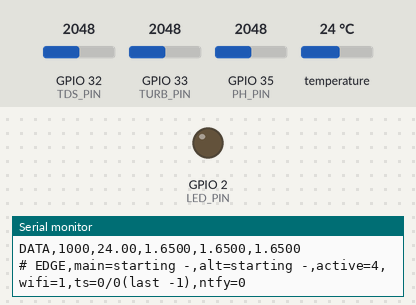
This sketch was run on a simulated ESP32. Shown: output pins drawn as LEDs (lit = HIGH), the last lines printed to the serial monitor. Inputs (shaded band) come from the test bench; at power-on: GPIO 33 (TURB_PIN) = 2048, GPIO 32 (TDS_PIN) = 2048, GPIO 35 (PH_PIN) = 2048, temperature 24 °C (analog values on the 0–4095 scale). WiFi joins after 1.5 s; servers stay silent unless stated; uploads are accepted with an empty reply; web services answer with replies made up by the test bench; pins used as bus, display or sensor lines are not drawn.

Above: at 1.9 s.
2.0 s: GPIO 33 (TURB_PIN) set to 3755
6.2 s: GPIO 33 (TURB_PIN) set to 3849
At 7.37 s:
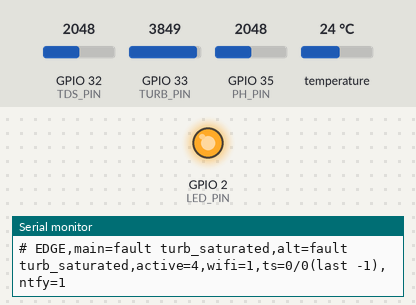
9.7 s: GPIO 32 (TDS_PIN) set to 217
13.2 s: GPIO 32 (TDS_PIN) set to 184
Timing chart, 0 to 18.4 s (numbered marks = the images above; inputs shaded):
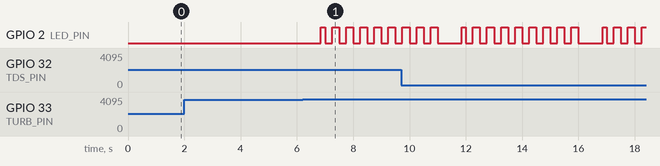

Measured:
- the behaviour switches between 3784 and 3785 on GPIO 33 (TURB_PIN) (found by bisection; images 0 and 1)

The sketch:

water_sentinel_edge.ino
```cpp
// Water Sentinel EDGE firmware v3 - the ESP32 runs two MSPC detectors itself (4-sensor main, 3-sensor backup).
//
//  sensors -> median -> Mahalanobis (MSPC) -> EWMA -> persistence/hysteresis -> alarm
//          -> LED / buzzer, ThingSpeak (every 16 s), ntfy phone alert, USB "DATA," lines (app still works)
//
// Same maths as sentinel/edge.py (EdgeDetector). Model numbers come from edge_model.h:
//   py -m sentinel export-edge   (re-export and re-flash after every training)
// Secrets (Wi-Fi, ThingSpeak key, ntfy topic) live in secrets.h (git-ignored, see secrets.example.h).
//
// Wiring and pins are identical to firmware/water_sentinel (DS18B20 D4, TDS D32 + power D25, turbidity D33, pH D35).
// Libraries: OneWire, DallasTemperature. Wi-Fi/HTTPClient come with the ESP32 core. Wi-Fi must be 2.4 GHz.
//
// USB output (115200): DATA,ms,temp_c,tds_v,turb_v,ph_pin_v   <- the laptop app reads this
//                      # EDGE,...                              <- comment line for debugging, ignored by the app

#include <WiFi.h>
#include <WiFiClientSecure.h>
#include <HTTPClient.h>
#include <OneWire.h>
#include <DallasTemperature.h>
#include <math.h>
#include "edge_types.h"
#include "edge_model.h"
#include "secrets.h"

const int TEMP_PIN = 4, TDS_PIN = 32, TURB_PIN = 33, PH_PIN = 35;
const int TDS_POWER_PIN = 25;                 // TDS "+" on the S pin of row D25 (switched, keeps pH quiet)
const unsigned long TDS_EVERY_MS = 5000;
const unsigned long INTERVAL_MS = 1000;
const float DT_S = 1.0f;                      // nominal seconds between samples (detector timing is derived from it)
const int LED_PIN = 2;                        // on-board LED: on = alarm, fast blink = sensor fault
const int BUZZER_PIN = -1;                    // set a GPIO for an ACTIVE buzzer (HIGH = sound); -1 = none
const unsigned long UPLOAD_EVERY_MS = 16000;  // free ThingSpeak accepts 1 update per 15 s
const int FAULT_NOTIFY_S = 30;                // phone alert if a sensor fault lasts this long

// ---------------------------------------------------------------- sensors
OneWire oneWire(TEMP_PIN);
DallasTemperature tempSensor(&oneWire);
unsigned long lastSample = 0;
bool firstTemp = true;

float readVolts(int pin, int n = 32) {
  long sum = 0;
  for (int i = 0; i < n; i++) { sum += analogReadMilliVolts(pin); delayMicroseconds(300); }
  return sum / (float)n / 1000.0f;
}

void printValue(float v, int digits) {
  if (isnan(v)) Serial.print("nan"); else Serial.print(v, digits);
}

// ---------------------------------------------------------------- detectors (EdgeDetector in C++, one per model)
const char* STATUS_NAME[4] = {"starting", "normal", "anomaly", "fault"};
const char* SENSOR_NAME[4] = {"temperature", "TDS", "turbidity", "pH"};

Det detMain, detAlt;                          // MAIN = 4-sensor model (drives the alarm), ALT = 3-sensor backup

void detInit(Det& D, const EdgeModel* m) {
  memset(&D, 0, sizeof(D));
  D.m = m;
  for (int i = 0; i < m->n; i++) D.featOn[m->feat[i]] = true;
  int win = (int)lroundf(m->median_s / DT_S);
  if (win < 1) win = 1;
  if (win >= 2 && win % 2 == 0) win++;
  if (win > MAX_WIN) win = MAX_WIN;
  D.win = win;
  D.persist = (int)ceilf(m->persist_s / DT_S - 1e-6f);
  if (D.persist < 1) D.persist = 1;
  D.lam = 1.0f - powf(1.0f - m->ewma_lambda, DT_S);
}

float tdsPpm(float v, float t) {
  float tt = isnan(t) ? 25.0f : t;
  float vv = v - EDGE_TDS_OFFSET_V;
  if (vv < 0) vv = 0;
  float vc = vv / (1.0f + 0.02f * (tt - 25.0f));
  return (133.42f * vc * vc * vc - 255.86f * vc * vc + 857.39f * vc) * 0.5f * EDGE_TDS_K;
}

// pH from the pin voltage; the other probes in the water shift it, so subtract the measured offset
// while the TDS probe is wet (same as features.py on the laptop).
float phValue(float pinV, float tdsV) {
  if (isnan(pinV) || fabsf(EDGE_PH_V2 - EDGE_PH_V1) < 1e-6f) return NAN;
  float ph = EDGE_PH_P1 + (EDGE_PH_P2 - EDGE_PH_P1) / (EDGE_PH_V2 - EDGE_PH_V1) * (pinV * EDGE_PH_DIVIDER - EDGE_PH_V1);
  if (!isnan(tdsV) && tdsV > EDGE_PH_WET_TDS_V) ph -= EDGE_PH_MULTI_OFFSET;
  return ph;
}

const char* faultCode(const Det& D, float t, float tdsV, float turbV, float phV) {
  if (D.featOn[0] && (isnan(t) || t < -50 || t == 85.0f)) return "temp_missing";
  if (D.featOn[1] && (isnan(tdsV) || tdsV <= EDGE_TDS_DRY_V)) return "tds_dry";
  if (D.featOn[1] && tdsV >= EDGE_ADC_MAX_V) return "tds_saturated";
  if (D.featOn[2] && !isnan(turbV) && turbV >= EDGE_ADC_MAX_V) return "turb_saturated";
  if (D.featOn[2] && (isnan(turbV) || turbV <= EDGE_MIN_SIGNAL_V)) return "turb_missing";
  if (D.featOn[3] && !isnan(phV) && phV >= EDGE_ADC_MAX_V) return "ph_saturated";
  if (D.featOn[3] && (isnan(phV) || phV <= EDGE_MIN_SIGNAL_V)) return "ph_missing";
  return nullptr;
}

// raw = pin readings (t, tdsV, turbV, phPinV), v = values (temp C, TDS ppm, turb V, pH); med gets the smoothed values
Result detUpdate(Det& D, const float raw[4], const float v[4], float med[4]) {
  Result r;
  memset(&r, 0, sizeof(r));
  r.alarm = D.alarm;
  const EdgeModel* m = D.m;
  const int n = m->n;

  const char* fc = faultCode(D, raw[0], raw[1], raw[2], raw[3]);
  if (fc) { D.count = 0; r.status = ST_FAULT; r.fault = fc; return r; }

  if (D.count == D.win) {                                  // slide the window by one sample
    memmove(D.buf[0], D.buf[1], sizeof(float) * 4 * (D.win - 1));
    D.count = D.win - 1;
  }
  for (int i = 0; i < n; i++) D.buf[D.count][i] = v[m->feat[i]];
  D.count++;
  if (D.count < D.win) { r.status = ST_STARTING; return r; }

  float x[4];
  for (int i = 0; i < n; i++) {                            // median of each column (window is odd)
    float c[MAX_WIN];
    for (int k = 0; k < D.win; k++) c[k] = D.buf[k][i];
    for (int a = 1; a < D.win; a++) { float key = c[a]; int b = a - 1; while (b >= 0 && c[b] > key) { c[b + 1] = c[b]; b--; } c[b + 1] = key; }
    x[i] = c[D.win / 2];
    med[m->feat[i]] = x[i];
  }
  float d[4], s = 0;
  for (int i = 0; i < n; i++) d[i] = x[i] - m->mu[i];
  for (int i = 0; i < n; i++) for (int j = 0; j < n; j++) s += d[i] * m->P[i][j] * d[j];
  D.ewma = D.ewmaInit ? D.lam * s + (1 - D.lam) * D.ewma : s;
  D.ewmaInit = true;
  float ratio = (D.ewma - m->med) / (m->thr - m->med);

  if (!D.alarm) {
    D.above = ratio > 1.0f ? D.above + 1 : 0;
    if (D.above >= D.persist) { D.alarm = true; D.below = 0; }
  } else {
    D.below = ratio < m->release ? D.below + 1 : 0;
    if (D.below >= D.persist) { D.alarm = false; D.above = 0; }
  }
  int top = 0; float topZ = 0;
  for (int i = 0; i < n; i++) { float z = d[i] / m->sd[i]; if (fabsf(z) > fabsf(topZ)) { topZ = z; top = i; } }
  r.status = D.alarm ? ST_ANOMALY : ST_NORMAL;
  r.alarm = D.alarm; r.scored = true; r.ratio = ratio; r.driver = m->feat[top]; r.driverZ = topZ;
  return r;
}

// ---------------------------------------------------------------- uplink (own task: Wi-Fi never delays sampling)
QueueHandle_t upQ;
volatile bool wifiUp = false;
volatile int tsLast = -1;          // -1 nothing yet, 0 rejected, >0 entry id, -2 network/HTTP error
volatile int tsOk = 0, tsFail = 0, ntfyOk = 0;

bool sendThingSpeak(const UpMsg& m) {
  char body[300];
  int n = snprintf(body, sizeof(body), "api_key=%s", TS_WRITE_KEY);
  for (int i = 0; i < 8; i++) if (m.has[i]) n += snprintf(body + n, sizeof(body) - n, "&field%d=%.4f", i + 1, m.f[i]);
  WiFiClientSecure client; client.setInsecure();
  HTTPClient http; http.setTimeout(8000);
  if (!http.begin(client, "https://api.thingspeak.com/update")) return false;
  http.addHeader("Content-Type", "application/x-www-form-urlencoded");
  int code = http.POST((uint8_t*)body, strlen(body));
  String resp = code > 0 ? http.getString() : String("");
  http.end();
  if (code != 200) { tsLast = -2; return false; }
  tsLast = resp.toInt();
  return tsLast > 0;
}

bool sendNtfy(const UpMsg& m) {
  if (strlen(NTFY_TOPIC) == 0) return true;
  String url = String(NTFY_SERVER) + "/" + NTFY_TOPIC;
  WiFiClientSecure client; client.setInsecure();
  HTTPClient http; http.setTimeout(8000);
  if (!http.begin(client, url)) return false;
  http.addHeader("Title", m.title);
  http.addHeader("Priority", m.urgent ? "urgent" : "default");
  http.addHeader("Tags", m.urgent ? "rotating_light" : "white_check_mark");
  int code = http.POST((uint8_t*)m.body, strlen(m.body));
  http.end();
  return code >= 200 && code < 300;
}

void uplinkTask(void*) {
  WiFi.mode(WIFI_STA);
  WiFi.begin(WIFI_SSID, WIFI_PASS);
  unsigned long lastTry = millis();
  for (;;) {
    if (WiFi.status() == WL_CONNECTED) wifiUp = true;
    else {
      wifiUp = false;
      if (millis() - lastTry > 12000) { lastTry = millis(); WiFi.disconnect(); WiFi.begin(WIFI_SSID, WIFI_PASS); }
    }
    UpMsg m;
    if (xQueueReceive(upQ, &m, pdMS_TO_TICKS(500)) != pdTRUE) continue;
    if (m.kind == 1) {                                   // alerts wait a little for Wi-Fi, ThingSpeak rows do not
      for (int i = 0; i < 40 && WiFi.status() != WL_CONNECTED; i++) vTaskDelay(pdMS_TO_TICKS(250));
    }
    if (WiFi.status() != WL_CONNECTED) { if (m.kind == 0) { tsFail++; tsLast = -2; } continue; }
    if (m.kind == 0) { if (sendThingSpeak(m)) tsOk++; else tsFail++; }
    else if (sendNtfy(m)) ntfyOk++;
  }
}

void queueNtfy(const char* title, const char* body, bool urgent) {
  UpMsg m; memset(&m, 0, sizeof(m));
  m.kind = 1; m.urgent = urgent;
  snprintf(m.title, sizeof(m.title), "%s", title);
  snprintf(m.body, sizeof(m.body), "%s", body);
  xQueueSend(upQ, &m, 0);
}

// one window of results -> one ThingSpeak row (worst status, highest score per model), like edge_sim.py
// fields: 1 temp, 2 TDS, 3 turbidity, 4 pH, 5 score MAIN, 6 status MAIN + 10*status ALT,
//         7 driver MAIN + 10*driver ALT (1..4, 0 = none), 8 score ALT
WinAcc wMain, wAlt;
bool winAny = false, winHasVals = false;
float winVals[4] = {NAN, NAN, NAN, NAN};
unsigned long lastUpload = 0;

void accReset(WinAcc& w) { w.worstRank = -2; w.worstCode = 0; w.peakDriver = -1; w.hasPeak = false; w.peak = 0; }

void accAdd(WinAcc& w, const Result& r) {
  int rank = r.status == ST_STARTING ? -1 : r.status;
  if (rank > w.worstRank) { w.worstRank = rank; w.worstCode = r.status; }
  if (r.scored && (!w.hasPeak || r.ratio > w.peak)) { w.hasPeak = true; w.peak = r.ratio; w.peakDriver = r.driver; }
}

void windowAdd(const Result& a, const Result& b, const float vals[4], bool hasVals) {
  winAny = true;
  accAdd(wMain, a); accAdd(wAlt, b);
  if (hasVals) { winHasVals = true; for (int k = 0; k < 4; k++) winVals[k] = vals[k]; }
}

void windowFlush() {
  UpMsg m; memset(&m, 0, sizeof(m));
  m.kind = 0;
  for (int k = 0; k < 4; k++) if (winHasVals && !isnan(winVals[k])) { m.f[k] = winVals[k]; m.has[k] = true; }
  if (wMain.hasPeak) { m.f[4] = wMain.peak; m.has[4] = true; }
  if (wAlt.hasPeak) { m.f[7] = wAlt.peak; m.has[7] = true; }
  m.f[5] = wMain.worstCode + 10 * wAlt.worstCode; m.has[5] = true;
  m.f[6] = (wMain.peakDriver + 1) + 10 * (wAlt.peakDriver + 1); m.has[6] = true;
  xQueueSend(upQ, &m, 0);
  accReset(wMain); accReset(wAlt);
  winAny = winHasVals = false;
}

// ---------------------------------------------------------------- main
int curStatus = ST_STARTING;
bool prevAlarm = false, bootSent = false, usingAlt = false;
int faultSecs = 0; bool faultSent = false;

void setup() {
  Serial.begin(115200);
  analogReadResolution(12);
  pinMode(LED_PIN, OUTPUT);
  if (BUZZER_PIN >= 0) { pinMode(BUZZER_PIN, OUTPUT); digitalWrite(BUZZER_PIN, LOW); }
  pinMode(TDS_POWER_PIN, OUTPUT);
  digitalWrite(TDS_POWER_PIN, LOW);
  tempSensor.begin();
  tempSensor.setWaitForConversion(false);
  tempSensor.requestTemperatures();
  detInit(detMain, &MODEL_MAIN);
  detInit(detAlt, &MODEL_ALT);
  accReset(wMain); accReset(wAlt);
  upQ = xQueueCreate(6, sizeof(UpMsg));
  xTaskCreatePinnedToCore(uplinkTask, "uplink", 20480, nullptr, 1, nullptr, 0);
  Serial.println("# Water Sentinel EDGE firmware v3 (two models: main + backup)");
  Serial.printf("# main %d sensors, backup %d sensors, window=%d persist=%d\n", MODEL_MAIN.n, MODEL_ALT.n, detMain.win, detMain.persist);
  Serial.println("# DATA,ms,temp_c,tds_v,turb_v,ph_pin_v");
}

void updateIndicators() {
  unsigned long ms = millis();
  bool led = false, buz = false;
  if (curStatus == ST_FAULT) led = (ms / 250) % 2;
  else if (prevAlarm) { led = true; buz = (ms / 500) % 2; }
  digitalWrite(LED_PIN, led);
  if (BUZZER_PIN >= 0) digitalWrite(BUZZER_PIN, buz);
}

void printRes(const char* name, const Result& r) {
  if (r.scored) Serial.printf("%s=%s %.3f %s", name, STATUS_NAME[r.status], r.ratio, SENSOR_NAME[r.driver]);
  else Serial.printf("%s=%s %s", name, STATUS_NAME[r.status], r.fault ? r.fault : "-");
}

void loop() {
  updateIndicators();
  unsigned long now = millis();
  if (now - lastSample < INTERVAL_MS) { delay(2); return; }
  lastSample = now;

  float t = tempSensor.getTempCByIndex(0);
  bool tempOk = (t != DEVICE_DISCONNECTED_C) && !(firstTemp && t == 85.0f);
  firstTemp = false;
  tempSensor.requestTemperatures();
  if (!tempOk) t = NAN;

  static float lastTdsV = NAN;
  static unsigned long lastTdsAt = 0;
  if (isnan(lastTdsV) || now - lastTdsAt >= TDS_EVERY_MS) {
    digitalWrite(TDS_POWER_PIN, HIGH);
    delay(150);
    lastTdsV = readVolts(TDS_PIN);
    digitalWrite(TDS_POWER_PIN, LOW);
    lastTdsAt = now;
    delay(600);
  }
  float tdsV = lastTdsV;
  float turbV = readVolts(TURB_PIN);
  float phV = readVolts(PH_PIN, 128);

  Serial.print("DATA,");
  Serial.print(now);  Serial.print(",");
  printValue(t, 2);   Serial.print(",");
  printValue(tdsV, 4); Serial.print(",");
  printValue(turbV, 4); Serial.print(",");
  printValue(phV, 4); Serial.println();

  float raw[4] = {t, tdsV, turbV, phV};
  float v[4] = {t, tdsPpm(tdsV, t), turbV, phValue(phV, tdsV)};
  float med[4] = {NAN, NAN, NAN, NAN};
  Result rA = detUpdate(detAlt, raw, v, med);              // backup first, main overwrites shared smoothed values
  Result rM = detUpdate(detMain, raw, v, med);
  bool hasVals = rM.status != ST_FAULT || rA.status != ST_FAULT;
  windowAdd(rM, rA, med, hasVals);

  // the 4-sensor model drives the alarm; if only it is in fault (e.g. pH probe out), the 3-sensor model takes over
  usingAlt = (rM.status == ST_FAULT && rA.status != ST_FAULT);
  const Result& r = usingAlt ? rA : rM;
  curStatus = r.status;

  if (r.alarm && !prevAlarm) {
    char b[150];
    snprintf(b, sizeof(b), "Abnormal water detected by the board (%s moved most, score %.2f, %d-sensor model).",
             SENSOR_NAME[r.driver], r.ratio, usingAlt ? MODEL_ALT.n : MODEL_MAIN.n);
    queueNtfy("Water Sentinel: anomaly", b, true);
  } else if (!r.alarm && prevAlarm) {
    queueNtfy("Water Sentinel: back to normal", "Water looks normal again.", false);
  }
  prevAlarm = r.alarm;

  if (r.status == ST_FAULT) {
    if (++faultSecs >= FAULT_NOTIFY_S && !faultSent) {
      char b[100]; snprintf(b, sizeof(b), "Sensor problem on the board: %s. Check the probe or cable.", r.fault);
      queueNtfy("Water Sentinel: sensor fault", b, false);
      faultSent = true;
    }
  } else { faultSecs = 0; faultSent = false; }

  if (!bootSent && wifiUp) { queueNtfy("Water Sentinel: board online", "The board is on Wi-Fi and running two MSPC models (4 and 3 sensors).", false); bootSent = true; }
  if (winAny && now - lastUpload >= UPLOAD_EVERY_MS) { lastUpload = now; windowFlush(); }

  Serial.print("# EDGE,"); printRes("main", rM); Serial.print(","); printRes("alt", rA);
  Serial.printf(",active=%d,wifi=%d,ts=%d/%d(last %d),ntfy=%d\n", usingAlt ? MODEL_ALT.n : MODEL_MAIN.n,
                (int)wifiUp, (int)tsOk, (int)tsFail, (int)tsLast, (int)ntfyOk);
}
```

edge_model.h
```cpp
// Generated by Water Sentinel. Two MSPC models for firmware v3. Re-export after every training.
#pragma once
#include "edge_types.h"
static const EdgeModel MODEL_MAIN = { 4, {0, 1, 2, 3},
  {26.8307687f, 95.7465901f, 1.85641982f, 7.08617854f},
  {3.0f, 7.07241207f, 0.02f, 1.0f},
  {{0.111292241f, -9.79721188e-05f, 0.578737664f, 0.00641539469f}, {-9.79721188e-05f, 0.0204461792f, -0.509114582f, -0.0184381964f}, {0.578737664f, -0.509114582f, 2523.34721f, -2.28472919f}, {0.00641539469f, -0.0184381964f, -2.28472919f, 1.02006148f}},
  58.381734f, 1.01799267f, 5.0f, 0.3f, 3.0f, 0.8f };  // temp_c, tds_ppm, turb_v, ph (2026-11-18 11:03)
static const EdgeModel MODEL_ALT = { 3, {0, 1, 2, 0},
  {26.8307687f, 95.7465901f, 1.85641982f, 0.0f},
  {3.0f, 7.07241207f, 0.02f, 0.0f},
  {{0.111251893f, 1.79898203e-05f, 0.593106837f, 0.0f}, {1.79898203e-05f, 0.0201128983f, -0.550412372f, 0.0f}, {0.593106837f, -0.550412372f, 2518.22989f, 0.0f}, {0.0f, 0.0f, 0.0f, 0.0f}},
  42.2300298f, 0.832206147f, 5.0f, 0.3f, 3.0f, 0.8f };  // temp_c, tds_ppm, turb_v (2026-11-18 11:03)

static const float EDGE_TDS_OFFSET_V = 0.142f, EDGE_TDS_K = 1.0f;
static const float EDGE_PH_P1 = 6.86f, EDGE_PH_V1 = 3.3065f;
static const float EDGE_PH_P2 = 9.18f, EDGE_PH_V2 = 2.8904f;
static const float EDGE_PH_DIVIDER = 2.0f;
static const float EDGE_PH_MULTI_OFFSET = 0.938f, EDGE_PH_WET_TDS_V = 0.2f;
static const float EDGE_TDS_DRY_V = 0.16f, EDGE_ADC_MAX_V = 3.05f;
static const float EDGE_MIN_SIGNAL_V = 0.02f;
```

edge_types.h
```cpp
// Types shared by the sketch (kept in a header so the Arduino auto-prototypes can see them).
#pragma once
#include <stdint.h>

enum { ST_STARTING = 0, ST_NORMAL = 1, ST_ANOMALY = 2, ST_FAULT = 3 };

// One MSPC model, padded to 4 sensors. Values come from edge_model.h (py -m sentinel export-edge).
struct EdgeModel {
  int n;                    // sensors used (3 or 4)
  int feat[4];              // sensor slot per input: 0 temp, 1 tds, 2 turb, 3 ph
  float mu[4], sd[4];
  float P[4][4];            // inverse covariance
  float thr, med, median_s, ewma_lambda, persist_s, release;
};

const int MAX_WIN = 31;

// The running state of one detector (one per model).
struct Det {
  const EdgeModel* m;
  float buf[MAX_WIN][4];
  int count, win, persist;
  float lam, ewma;
  bool ewmaInit, alarm;
  int above, below;
  bool featOn[4];
};

struct Result {
  int status;
  bool alarm, scored;
  float ratio, driverZ;
  int driver;               // sensor slot 0 temp, 1 tds, 2 turb, 3 ph
  const char* fault;
};

struct UpMsg {
  uint8_t kind;             // 0 = ThingSpeak, 1 = ntfy
  float f[8]; bool has[8];
  bool urgent;
  char title[48], body[160];
};

// one ThingSpeak window per model: worst status and highest score
struct WinAcc { int worstRank, worstCode, peakDriver; bool hasPeak; float peak; };
```

Source omitted: secrets.example.h (341 bytes)
